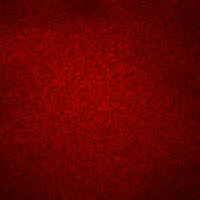
#> input picture Fevicol_drying_04.03.2022/0hr/data1/fevicol_11.bmp, 200 x 200 px
$ python main.py Fevicol_drying_04.03.2022/0hr/data1
#> lines starting #> are read from the running program, lines starting #| are printed output that depends on the picture; long printed decimals are rounded
import os
import cv2
import argparse
import numpy as np
from matplotlib import pyplot as plt


def ShowImage(Image, Title, ShowMap=True, isGray=False):
    plt.title(Title)
    if isGray:
        imgPlot = plt.imshow(Image, cmap='gray')
    else:
        imgPlot = plt.imshow(Image)
    if ShowMap:
        imgPlot.set_cmap('nipy_spectral')
    plt.colorbar()


# Parsing the arguments
def ArgParse():
    # construct the argument parser and parse the arguments
    ap = argparse.ArgumentParser()
    ap.add_argument("ImageDirPath", type=str,
                    help="Path of the image directory containing the images.")
    args = vars(ap.parse_args())            # Converting it to dictionary.

    return args


def ReadImages(ImageDirPath):
#> called with ImageDirPath = 'Fevicol_drying_04.03.2022/0hr/data1'
    if not os.path.isdir(ImageDirPath):
        print("Provide image directory path only.")
        print(f"Provided path {ImageDirPath} does not exists or is not a directory.")
        print("Exiting Code!!!")
        exit(0)

    ImageNames = os.listdir(ImageDirPath)
    ImageNames.sort(key = lambda x : int(os.path.splitext(os.path.basename(x))[0].split('_')[1]))

    Images = []
    for ImageName in ImageNames:
        Image = cv2.imread(os.path.join(ImageDirPath, ImageName))
#> Image is the input picture: shape (200, 200, 3); mean B, G, R 0, 2.3, 102.9
        Images.append(Image[:, :, [2]])

    return Images


def GetTHSPImage(SpeckleImages):
    THSP_Image = np.zeros((SpeckleImages[0].shape[0], len(SpeckleImages), 1), dtype=np.uint8)

    ColNo = SpeckleImages[0].shape[1] // 2
    for i, Image in enumerate(SpeckleImages):
        THSP_Image[:, [i]] = Image[:, [ColNo]]

    return THSP_Image


def GetCOM(THSP_Image):
    COM = np.zeros((256, 256), dtype=np.uint8)

    for i in range(THSP_Image.shape[0]):
        for j in range(THSP_Image.shape[1]-1):
            COM[THSP_Image[i][j][0]][THSP_Image[i][j+1][0]] += 1

    return COM


def NormalizeCOM(COM):
    Sum = np.sum(COM)
    Normalized_COM = np.asarray(COM.copy(), dtype=np.float32)

    for i in range(len(Normalized_COM)):
        for j in range(len(Normalized_COM[i])):
            if Normalized_COM[i][j] != 0:
                Normalized_COM[i][j] /= Sum

    return Normalized_COM


def CalculateIM_AVD(COM):
    IM = 0.0
    AVD = 0.0

    for i in range(len(COM)):
        for j in range(len(COM[i])):
            if COM[i][j] != 0:
                IM += COM[i][j] * ((i-j)**2)        # IM
                AVD += COM[i][j] * abs(i-j)         # AVD

    return IM, AVD


def GetGDs(SpeckleImages, p=3, p_al=4):
    # Initializing empty array
    GD = np.zeros(SpeckleImages[0].shape, dtype=np.float32)
    PGD = np.zeros(SpeckleImages[0].shape, dtype=np.float32)
    AGD = np.zeros(SpeckleImages[0].shape, dtype=np.float32)

    for k in range(len(SpeckleImages)):
        for l in range(k+1, len(SpeckleImages)):
            Diff = np.absolute(np.array(SpeckleImages[k], dtype=np.float32) - np.array(SpeckleImages[l], dtype=np.float32))
            GD += Diff
            PGD += np.power(Diff, p)

            with np.errstate(divide='ignore', invalid='ignore'):
                AGD += np.divide(Diff, np.power(np.array(SpeckleImages[k],
                                                dtype=np.float32) + np.array(SpeckleImages[l], dtype=np.float32), 1/p_al))
                AGD[AGD == np.inf] = 0
                AGD = np.nan_to_num(AGD)

    return GD, PGD, AGD


def GetFujiis(SpeckleImages, n=5, p=3):
    F = np.zeros(SpeckleImages[0].shape, dtype=np.float32)
    F_al = np.zeros(SpeckleImages[0].shape, dtype=np.float32)
    AvgOfAll = np.zeros(SpeckleImages[0].shape, dtype=np.float32)
    PGAF = np.zeros(SpeckleImages[0].shape, dtype=np.float32)

    for n in range(len(SpeckleImages)):
        AvgOfAll += np.array(SpeckleImages[n], dtype=np.float32)
    AvgOfAll = np.divide(AvgOfAll, len(SpeckleImages))


    for k in range(len(SpeckleImages)-1):
        with np.errstate(divide='ignore', invalid='ignore'):
            F += np.divide(np.absolute(np.array(SpeckleImages[k], dtype=np.float32) - np.array(SpeckleImages[k+1], dtype=np.float32)),
                               np.array(SpeckleImages[k], dtype=np.float32) + np.array(SpeckleImages[k+1], dtype=np.float32))
            F[F == np.inf] = 0.0
            F = np.nan_to_num(F)

            F_al += np.divide(np.absolute(np.array(SpeckleImages[k], dtype=np.float32) - np.array(SpeckleImages[k+1], dtype=np.float32)),
                              np.power(np.array(SpeckleImages[k], dtype=np.float32) + np.array(SpeckleImages[k+1], dtype=np.float32), 1/n))
            F_al[F_al == np.inf] = 0.0
            F_al = np.nan_to_num(F_al)

        PGAF += np.power(np.absolute(AvgOfAll - SpeckleImages[k]), p)

    return F, F_al, PGAF


def GetSMIndex(SpeckleImages):
    SM_Index = 0.0

    for k in range(len(SpeckleImages)-1):
        for i in range(SpeckleImages[k].shape[0]):
            for j in range(SpeckleImages[k].shape[1]):
                SM_Index += abs(SpeckleImages[k+1][i][j] - SpeckleImages[k][i][j])

        SM_Index /= (SpeckleImages[k].shape[0] * SpeckleImages[k].shape[1])

    SM_Index /= len(SpeckleImages)

    return SM_Index


def CalculateTexturalParams(SpeckleImages):
    GLCM = GetCOM(SpeckleImages[0])
    GLCM = NormalizeCOM(GLCM)

    Contrast, Homogeneity, AngularSecondMoment = 0.0, 0.0, 0.0
    for i in range(GLCM.shape[0]):
        for j in range(GLCM.shape[1]):
            Contrast += (GLCM[i][j] * ((j-i)**2))

            Homogeneity += (GLCM[i][j] / (1 + (i - j)**2))

            AngularSecondMoment += (GLCM[i][j]**2)

    return Contrast, Homogeneity, AngularSecondMoment


def ProcessSpecklePattern(SpeckleImages):
    # Getting THSP image from the speckle images
    THSP_Image = GetTHSPImage(SpeckleImages)

    # Finding the COM
    COM = GetCOM(THSP_Image)

    # Normalizing COM for IM calculation
    Normalized_COM = NormalizeCOM(COM)

    # Displaying THSP Image, and COM
    plt.subplot(121)
    ShowImage(THSP_Image, "THSP_Image", ShowMap=False, isGray=True)
    plt.subplot(122)
    ShowImage(COM, "COM", ShowMap=False, isGray=True)
    plt.show()

    # Calculating IM and AVD values
    IM, AVD = CalculateIM_AVD(Normalized_COM)

    # Finding GD (Generalized Difference Method)
    GD, PGD, AGD = GetGDs(SpeckleImages)

    # Fujii Method
    F, F_al, PGAF = GetFujiis(SpeckleImages)

    # SM Index
    SM_Index = GetSMIndex(SpeckleImages)

    # Contrast and Correlation
    Contrast, Homogeneity, AngularSecondMoment = CalculateTexturalParams(SpeckleImages)

    print("\nResults:")
    print(f"IM                  : {IM}")
    print(f"AVD                 : {AVD}")
    print(f"SM Index            : {SM_Index}")
    print(f"Contrast            : {Contrast}")
    print(f"Homogeneity         : {Homogeneity}")
    print(f"AngularSecondMoment : {AngularSecondMoment}\n")

    # Displaying the energy plots
    plt.subplot(231)
    ShowImage(GD, "GD")
    plt.subplot(232)
    ShowImage(PGD, "PGD")
    plt.subplot(233)
    ShowImage(AGD, "AGD")
    plt.subplot(234)
    ShowImage(F, "F")
    plt.subplot(235)
    ShowImage(F_al, "F_al")
    plt.subplot(236)
    ShowImage(PGAF, "PGAF")
    plt.show()

    return [THSP_Image, COM, Normalized_COM, GD, PGD, AGD, F, F_al, PGAF]


if __name__ == "__main__":
    # Parsing arguments
    args = ArgParse()

    # Reading the speckle images and processing them
    SpeckleImages = ReadImages(args["ImageDirPath"])
#> SpeckleImages = 2 items
    ProcessSpecklePattern(SpeckleImages)
#> the loop in GetTHSPImage, `for i, Image in enumerate(SpeckleImages):` made 2 passes
#> after the loop in GetCOM, `for i in range(THSP_Image.shape[0]):`:
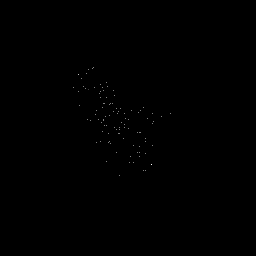
#> COM: shape (256, 256); min 0, max 4, mean 0.00305; drawn with min black and max white
#> in NormalizeCOM, `Sum = np.sum(COM)`: Sum = 200
#> after the loop in NormalizeCOM, `for i in range(len(Normalized_COM)):`: Normalized_COM: shape (256, 256) float32; min 0, max 0.02, mean 1.53e-05
#> in ProcessSpecklePattern, `plt.show()`:
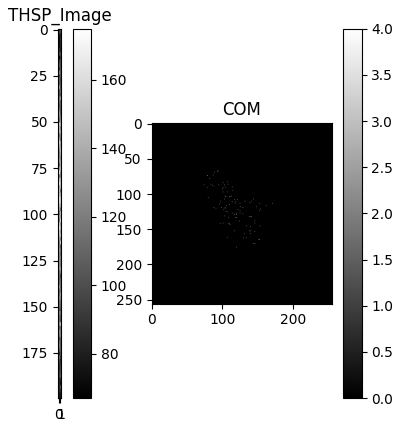
#> figure drawn by matplotlib, 4 panels
#> after the loop in CalculateIM_AVD, `for i in range(len(COM)):`: AVD = 17.28; IM = 467.1
#> in ProcessSpecklePattern, `IM, AVD = CalculateIM_AVD(Normalized_COM)`: AVD = 17.28
#> the loop in GetGDs, `for k in range(len(SpeckleImages)):` made 2 passes
#> after the loop in GetGDs, `for k in range(len(SpeckleImages)):`:
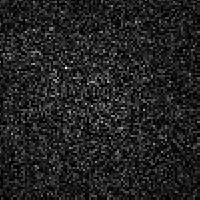
#> AGD: shape (200, 200, 1) float32; min 0, max 28.37, mean 3.9; drawn with min black and max white
#> after the loop in GetGDs, `for k in range(len(SpeckleImages)):`:
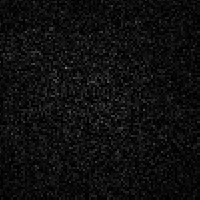
#> Diff: shape (200, 200, 1) float32; min 0, max 120, mean 15
#> the loop in GetFujiis, `for n in range(len(SpeckleImages)):` made 2 passes
#> in GetFujiis, `AvgOfAll = np.divide(AvgOfAll, len(SpeckleImages))`:
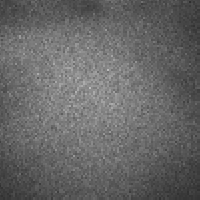
#> AvgOfAll: shape (200, 200, 1) float32; min 47.5, max 190, mean 102.8
#> the loop in GetFujiis, `for k in range(len(SpeckleImages)-1):` made 1 pass
#> the loop in GetSMIndex, `for k in range(len(SpeckleImages)-1):` made 1 pass
#> SM_Index on pass 1: [125.2]
#> in GetSMIndex, `SM_Index /= len(SpeckleImages)`: SM_Index = [62.62]
#> in NormalizeCOM (call 2), `Sum = np.sum(COM)`: Sum = 30328
#> after the loop in NormalizeCOM (call 2), `for i in range(len(Normalized_COM)):`:
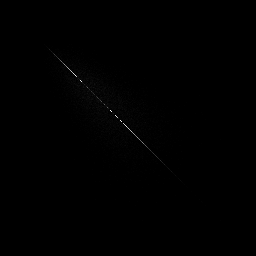
#> Normalized_COM: shape (256, 256) float32; min 0, max 0.00824, mean 1.53e-05; drawn with min black and max white
#> after the loop in CalculateTexturalParams, `for i in range(GLCM.shape[0]):`: AngularSecondMoment = 0.00187; Contrast = 252.5; Homogeneity = 0.391
#> in ProcessSpecklePattern, `Contrast, Homogeneity, AngularSecondMoment = CalculateTexturalParams(S..`: Contrast = 252.5; Homogeneity = 0.391; AngularSecondMoment = 0.00187
#| IM                  : 467.145
#| AVD                 : 17.285
#| SM Index            : [62.6164]
#| Contrast            : 252.524
#| Homogeneity         : 0.3905
#| AngularSecondMoment : 0.001869
#> in ProcessSpecklePattern, `plt.show()`:
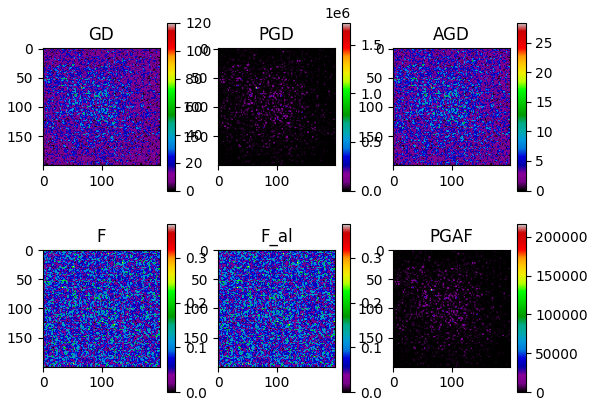
#> figure drawn by matplotlib, 12 panels
